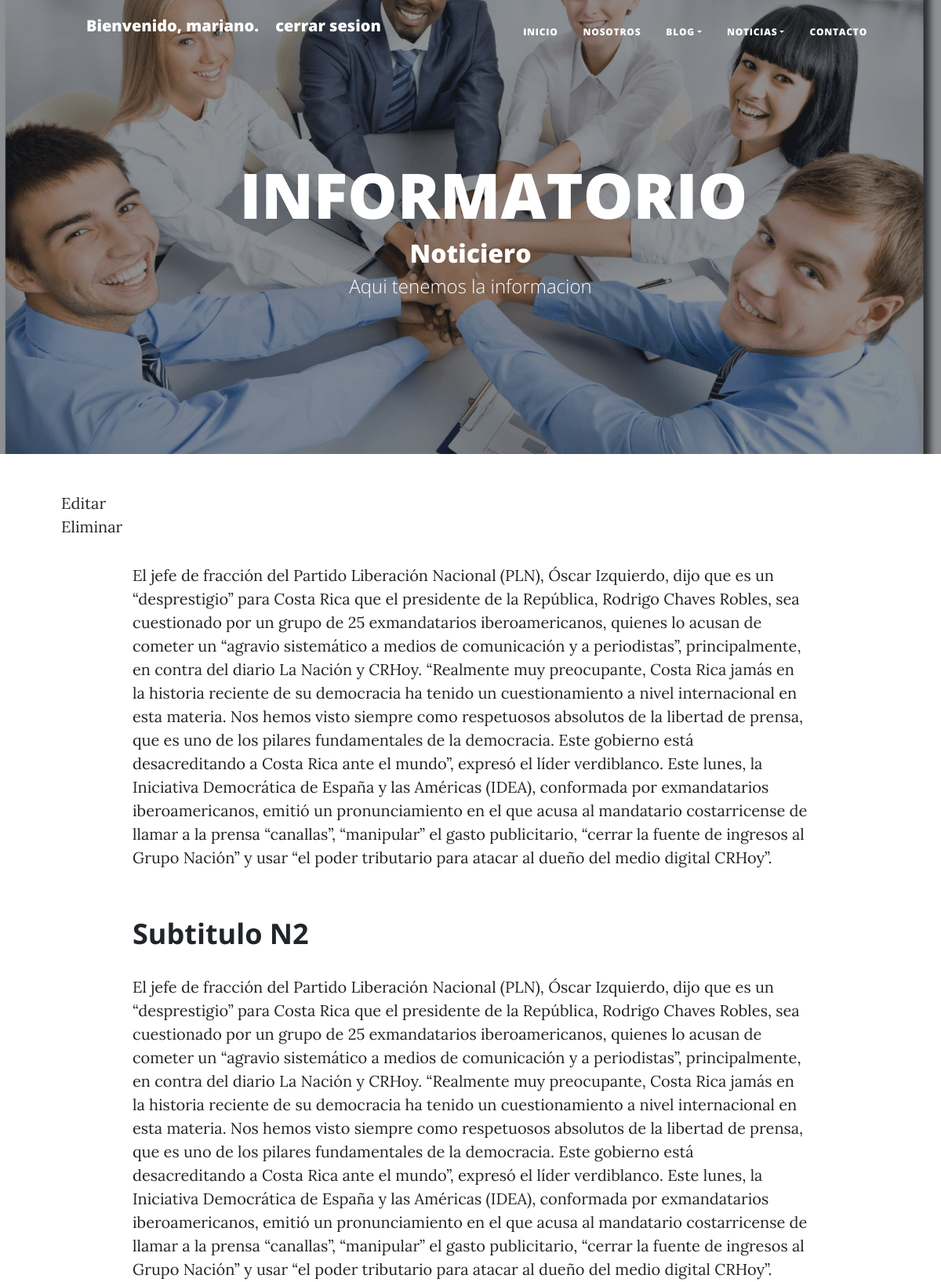
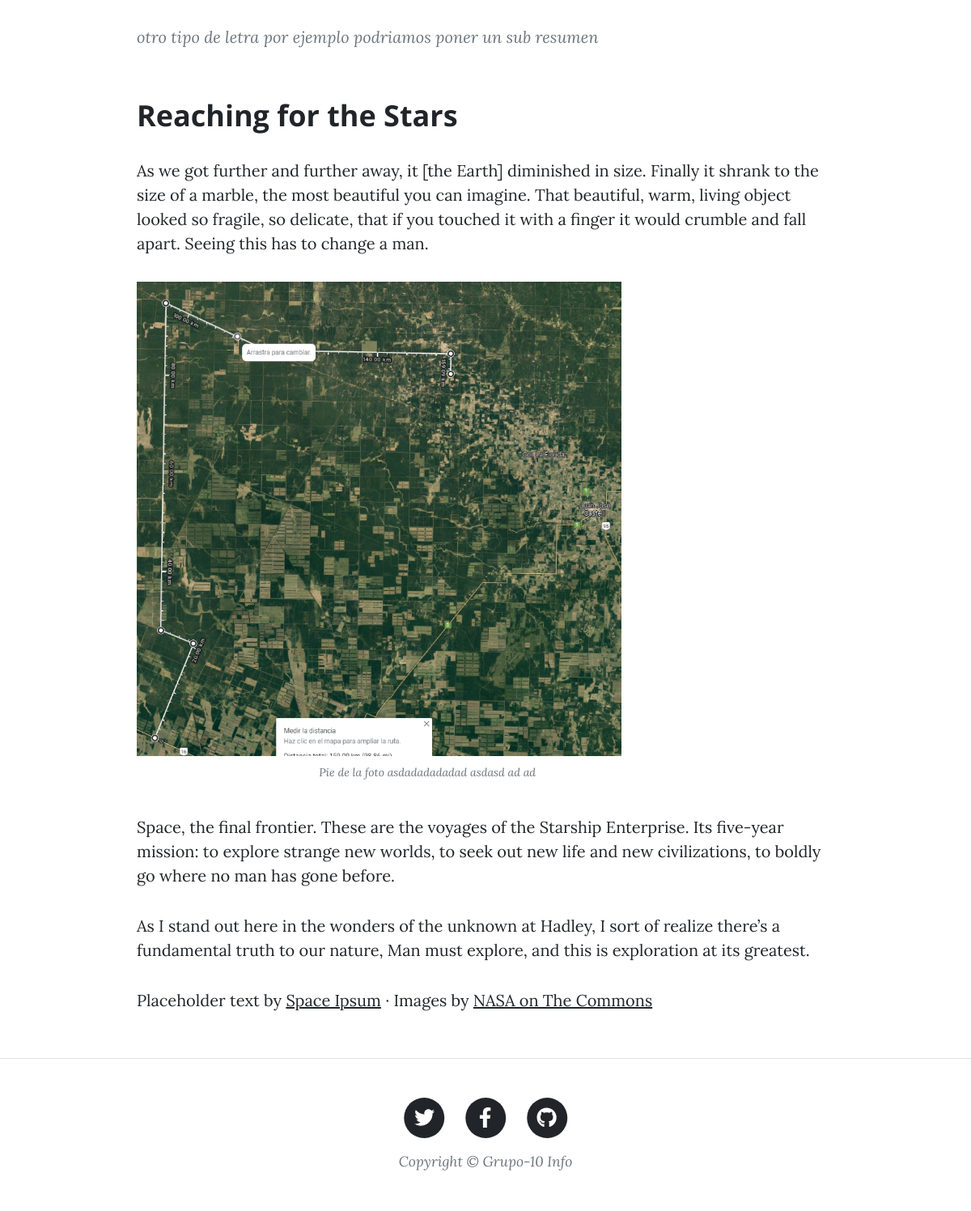
/noticias/26/ (signed in), run on the app's committed database (2 pictures, top to bottom).
### apps/usuarios/models.py (models this page shows)
class Usuario(AbstractUser):
    pass

### apps/noticias/models.py (models this page shows, shortened)
class Noticia(models.Model):
    titulo = models.CharField(max_length=150)
    subtitulo = models.CharField(max_length=150, default='Valor por defecto')
    cuerpo = models.TextField()
    fecha = models.DateTimeField()
    imagen = models.ImageField(upload_to='noticias/', null=True)
    categoria_noticia = models.ForeignKey(Categoria, on_delete=models.CASCADE)

### apps/noticias/views.py (the view)
# urls.py: path('<int:pk>/', views.ver_noticia, name='ver_noticia'),
@login_required
def ver_noticia(request, pk):
    noticia = get_object_or_404(Noticia, pk=pk)
    return render(request, 'noticias/ver_noticia.html', {'noticia': noticia})

### blog/contexto_processo.py (called while the page is built)
def logged_in_user(request):
    return {'logged_in_user': request.user}

### templates/noticias/ver_noticia.html (shortened to what this page needs)
{%extends 'base2.html' %}
{% load static %}
{%block head %}
 <header class="masthead" style="background-image: url('static/image/home Grupo10.jpg')">
    <div class="container position-relative px-4 px-lg-5">
        <div class="row gx-4 gx-lg-5 justify-content-center">
            <div class="col-md-10 col-lg-8 col-xl-7">
                <div class="site-heading">
                    <h1>INFORMATORIO</h1>
                    <h2>Noticiero</h2>
                    <span class="subheading">Aqui tenemos la informacion</span>
                </div>
            </div>
        </div>
    </div>
</header>
{% endblock head%}
 {% block contenido %}
 <article class="mb-4">
    <div class="container px-4 px-lg-5">
        <div class="row gx-4 gx-lg-5 justify-content-center">
            <a href="{% url 'noticias:editar_noticia' noticia.pk %}">Editar</a>
            <a href="{% url 'noticias:eliminar_noticia' noticia.pk %}">Eliminar</a>
            <div class="col-md-10 col-lg-8 col-xl-10">
                <p>{{ noticia.cuerpo }}</p>
                <h2 class="section-heading">Subtitulo N2 </h2>
                <p>{{ noticia.cuerpo }}</p>
                <blockquote class="blockquote"> otro tipo de letra por ejemplo podriamos poner un sub resumen</blockquote>
                <h2 class="section-heading ">Reaching for the Stars</h2>
                <p>As we got further and further away, it [the Earth] diminished in size. Finally it shrank to the size of a marble, the most beautiful you can imagine. That beautiful, warm, living object looked so fragile, so delicate, that if you touched it with a finger it would crumble and fall apart. Seeing this has to change a man.</p>
                <div   class="col-md-10 col-lg-8 col-xl-10">
                <a href="#!"><img class="img-fluid col-xl-10" src="{{ noticia.imagen.url }}"  alt="..." /></a>
                <span class="caption text-muted"> Pie de la foto  asdadadadadad asdasd ad ad</span>
                </div>
                <p>Space, the final frontier. These are the voyages of the Starship Enterprise. Its five-year mission: to explore strange new worlds, to seek out new life and new civilizations, to boldly go where no man has gone before.</p>
                <p>As I stand out here in the wonders of the unknown at Hadley, I sort of realize there’s a fundamental truth to our nature, Man must explore, and this is exploration at its greatest.</p>
                <p>
                    Placeholder text by
                    <a href="http://spaceipsum.com/">Space Ipsum</a>
                    &middot; Images by
                    <a href="https://www.flickr.com/photos/nasacommons/">NASA on The Commons</a>
                </p>
            </div>
        </div>
    </div>
</article>
{% endblock contenido %}

### templates/base2.html (shortened to what this page needs)
{% load static %}
<!DOCTYPE html>
<html lang="en">
<head>
    <link rel="stylesheet" href="{% static 'css/styles2.css' %}">
</head>
<head>
    {% block head %} {% endblock head %}
</head>
<body>
    <nav class="navbar navbar-expand-lg navbar-light" id="mainNav">
        <div class="container px-4 px-lg-5">
            <ul>
                {% if user.is_authenticated %}
                <a class="navbar-brand" >Bienvenido, {{ logged_in_user.username }}.</a>
                <a class="navbar-brand"  href="{% url 'logout' %}">cerrar sesion</a>
                {% endif %}
           </ul>
            <div class="collapse navbar-collapse" id="navbarResponsive">
                <ul class="navbar-nav ms-auto py-4 py-lg-0">
                    <li class="nav-item " ><a class="nav-link px-lg-3 py-3 py-lg-4 " href="{%url 'inicio2'%}">Inicio </a></li>
                    <li class="nav-item "><a class="nav-link px-lg-3 py-3 py-lg-4" href="{%url 'nosotros2'%}">Nosotros</a></li>
                    <li class="nav-item dropdown">
                        <a class="nav-link dropdown-toggle px-lg-3 py-3 py-lg-4" id="navbarDropdown" href="" role="button" data-bs-toggle="dropdown" aria-expanded="false">Blog</a>
                    </li>
                    <li class="nav-item dropdown">
                        <a class="nav-link dropdown-toggle px-lg-3 py-3 py-lg-4" id="navbarDropdown" href="" role="button" data-bs-toggle="dropdown" aria-expanded="false">Noticias</a>
                    </li>
                    <li class="nav-item"><a class="nav-link px-lg-3 py-3 py-lg-4" href="{% url 'contactos:contacto' %}">Contacto</a></li>
                </ul>
            </div>
        </div>
    </nav>
    {% block contenido %}
    {%endblock contenido %}
</body>
<footer class="border-top">
    <div class="container px-4 px-lg-5">
        <div class="row gx-4 gx-lg-5 justify-content-center">
            <div class="col-md-10 col-lg-8 col-xl-7">
                <ul class="list-inline text-center">
                    <li class="list-inline-item">
                        <a href="#!">
                            <span class="fa-stack fa-lg">
                                <i class="fas fa-circle fa-stack-2x"></i>
                                <i class="fab fa-twitter fa-stack-1x fa-inverse"></i>
                            </span>
                        </a>
                    </li>
                    <li class="list-inline-item">
                        <a href="#!">
                            <span class="fa-stack fa-lg">
                                <i class="fas fa-circle fa-stack-2x"></i>
                                <i class="fab fa-facebook-f fa-stack-1x fa-inverse"></i>
                            </span>
                        </a>
                    </li>
                    <li class="list-inline-item">
                        <a href="#!">
                            <span class="fa-stack fa-lg">
                                <i class="fas fa-circle fa-stack-2x"></i>
                                <i class="fab fa-github fa-stack-1x fa-inverse"></i>
                            </span>
                        </a>
                    </li>
                </ul>
                <div class="small text-center text-muted fst-italic">Copyright &copy; Grupo-10 Info</div>
            </div>
        </div>
    </div>
</footer>
</html>

### data on the page
Usuario: username "mariano"
Noticia: cuerpo "El jefe de fracción del Partido Liberación Nacional (PLN), Óscar Izquierdo, dijo que es un “desprestigio” para Costa Rica que el presidente de la República, Rodrigo Chaves Robles, sea cuestionado por un grupo de 25 exmandatarios iberoamericanos, quienes lo acusan de cometer un “agravio sistemático a medios de comunicación y a periodistas”, principalmente, en contra del diario La Nación y CRHoy. “Realmente muy preocupante, Costa Rica jamás en la historia reciente de su democracia ha tenido un cuestionamiento a nivel internacional en esta materia. Nos hemos visto siempre como respetuosos absolutos de la libertad de prensa, que es uno de los pilares fundamentales de la democracia. Este…", imagen (picture)
